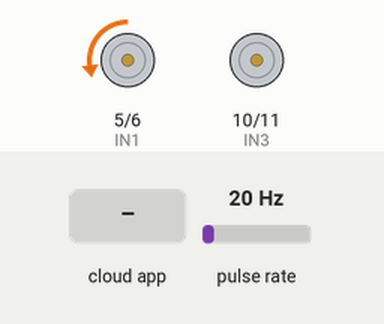
A sketch run on a simulated Arduino Uno, built with avr-gcc and run on an emulated ATmega328P. Shown: motor-driver pin pairs drawn as motors (green arrow = first pin HIGH = forward, orange = second pin HIGH = backward, longer = more drive, scaled by the enable pin). Wiring (inferred from the names in the program): pulse sensor: data pin 2. The inputs (shaded band) are chosen by the test bench; at power-on: pulse rate 20 Hz. The ROS host is connected and sends only what is stated.

Above: at 1.25 s.
1.3 s: pulse rate (sensor on pin 2) set to 50 Hz
4.3 s: the phone or cloud app sets linear.x to -100
7.3 s: pulse rate (sensor on pin 2) set to 4 Hz
At 7.48 s:
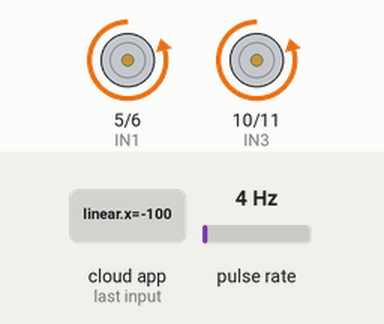
10.3 s: the phone or cloud app sets angular.z to 100
At 10.7 s:
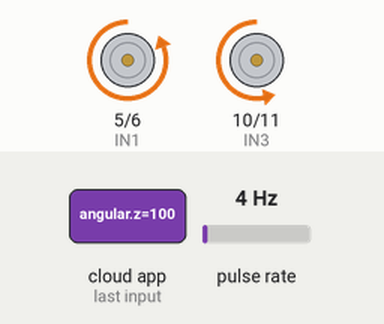
11.8 s: the phone or cloud app sets linear.x to 0
At 12.9 s:
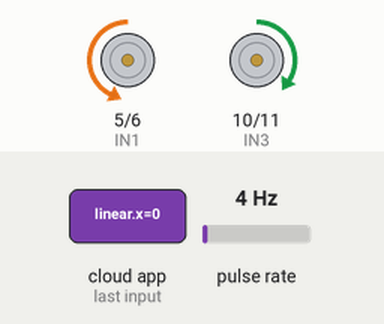
14.8 s: the phone or cloud app sets angular.z to -100
At 15.3 s:
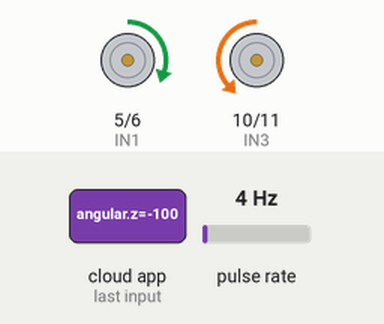
Timing chart, 0 to 18.8 s (numbered marks = the images above; inputs shaded):
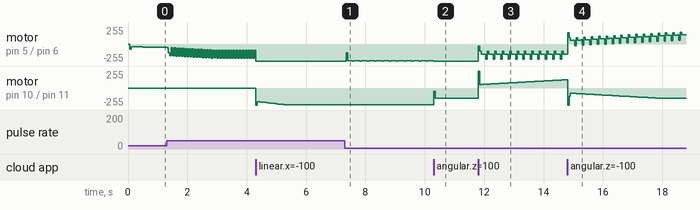

Measured:
- after the input at 7.3 s, motor on pin 5 (IN1) / pin 6 (IN2): backward 255/255 → backward 130/255 after 0.06 s, then moves between backward 255/255 and backward 130/255, repeating every 0.25 s
- after the input at 10.3 s, motor on pin 5 (IN1) / pin 6 (IN2): goes on until 10.3 s, then stays backward 255/255; motor on pin 10 (IN3) / pin 11 (IN4): backward 250/255 → backward 150/255 at once
- after the input at 11.8 s, motor on pin 5 (IN1) / pin 6 (IN2): backward 255/255 → backward 30/255 at once, then repeats every 0.25 s: backward 110/255 0.05 s, backward 150/255 0.15 s, backward 230/255 0.05 s

The sketch:

pid_motor_control.ino
```cpp
/*
 * Lab 6: PID 제어 구현 (PID Control Implementation)
 *
 * 모터 속도를 PID 제어로 정확하게 유지합니다.
 *
 * 필요 사항:
 * - 모터 인코더
 * - PID 라이브러리 또는 직접 구현
 */

#include <ros.h>
#include <geometry_msgs/Twist.h>
#include <std_msgs/Float32.h>

ros::NodeHandle nh;

// 모터 핀
const int ENA = 3, IN1 = 5, IN2 = 6;
const int ENB = 9, IN3 = 10, IN4 = 11;

// 인코더 핀
const int ENCODER_LEFT_A = 2;
const int ENCODER_RIGHT_A = 18;  // Pin 18 = A4

// PID 상수
float Kp = 2.0;
float Ki = 0.5;
float Kd = 0.1;

// PID 변수 - 왼쪽 모터
float left_target_speed = 0;
float left_current_speed = 0;
float left_error = 0;
float left_last_error = 0;
float left_integral = 0;
float left_derivative = 0;
int left_pwm = 0;

// PID 변수 - 오른쪽 모터
float right_target_speed = 0;
float right_current_speed = 0;
float right_error = 0;
float right_last_error = 0;
float right_integral = 0;
float right_derivative = 0;
int right_pwm = 0;

// 인코더 카운트
volatile long left_encoder_count = 0;
volatile long right_encoder_count = 0;
long last_left_count = 0;
long last_right_count = 0;

// 타이머
unsigned long last_time = 0;
unsigned long last_pub_time = 0;

// 퍼블리셔
std_msgs::Float32 left_speed_msg;
std_msgs::Float32 right_speed_msg;
ros::Publisher pub_left_speed("/motor/left_speed", &left_speed_msg);
ros::Publisher pub_right_speed("/motor/right_speed", &right_speed_msg);

void cmdVelCallback(const geometry_msgs::Twist& msg) {
  float linear = msg.linear.x;
  float angular = msg.angular.z;

  // 목표 속도 설정 (RPM 또는 임의 단위)
  left_target_speed = (linear - angular * 0.5) * 100;
  right_target_speed = (linear + angular * 0.5) * 100;
}

ros::Subscriber<geometry_msgs::Twist> sub("/cmd_vel", &cmdVelCallback);

void setup() {
  // 모터 핀 설정
  pinMode(ENA, OUTPUT);
  pinMode(IN1, OUTPUT);
  pinMode(IN2, OUTPUT);
  pinMode(ENB, OUTPUT);
  pinMode(IN3, OUTPUT);
  pinMode(IN4, OUTPUT);

  // 인코더 설정
  pinMode(ENCODER_LEFT_A, INPUT_PULLUP);
  pinMode(ENCODER_RIGHT_A, INPUT_PULLUP);
  attachInterrupt(digitalPinToInterrupt(ENCODER_LEFT_A), leftEncoderISR, RISING);
  attachInterrupt(digitalPinToInterrupt(ENCODER_RIGHT_A), rightEncoderISR, RISING);

  nh.initNode();
  nh.subscribe(sub);
  nh.advertise(pub_left_speed);
  nh.advertise(pub_right_speed);

  last_time = millis();
  last_pub_time = millis();
}

void loop() {
  unsigned long current_time = millis();
  float dt = (current_time - last_time) / 1000.0;  // 초 단위

  if (dt >= 0.05) {  // 20Hz PID 업데이트
    // 현재 속도 계산 (인코더 변화량 / 시간)
    long left_delta = left_encoder_count - last_left_count;
    long right_delta = right_encoder_count - last_right_count;

    left_current_speed = left_delta / dt;
    right_current_speed = right_delta / dt;

    // 왼쪽 모터 PID 계산
    left_error = left_target_speed - left_current_speed;
    left_integral += left_error * dt;
    left_integral = constrain(left_integral, -100, 100);  // Anti-windup
    left_derivative = (left_error - left_last_error) / dt;

    left_pwm = Kp * left_error + Ki * left_integral + Kd * left_derivative;
    left_pwm = constrain(left_pwm, -255, 255);

    // 오른쪽 모터 PID 계산
    right_error = right_target_speed - right_current_speed;
    right_integral += right_error * dt;
    right_integral = constrain(right_integral, -100, 100);
    right_derivative = (right_error - right_last_error) / dt;

    right_pwm = Kp * right_error + Ki * right_integral + Kd * right_derivative;
    right_pwm = constrain(right_pwm, -255, 255);

    // 모터에 PWM 적용
    setMotor(ENA, IN1, IN2, left_pwm);
    setMotor(ENB, IN3, IN4, right_pwm);

    // 상태 저장
    last_left_count = left_encoder_count;
    last_right_count = right_encoder_count;
    left_last_error = left_error;
    right_last_error = right_error;
    last_time = current_time;
  }

  // 속도 데이터 퍼블리시 (10Hz)
  if (current_time - last_pub_time > 100) {
    left_speed_msg.data = left_current_speed;
    right_speed_msg.data = right_current_speed;
    pub_left_speed.publish(&left_speed_msg);
    pub_right_speed.publish(&right_speed_msg);
    last_pub_time = current_time;
  }

  nh.spinOnce();
}

void setMotor(int en_pin, int in1_pin, int in2_pin, int pwm) {
  if (pwm >= 0) {
    digitalWrite(in1_pin, HIGH);
    digitalWrite(in2_pin, LOW);
    analogWrite(en_pin, pwm);
  } else {
    digitalWrite(in1_pin, LOW);
    digitalWrite(in2_pin, HIGH);
    analogWrite(en_pin, -pwm);
  }
}

void leftEncoderISR() {
  left_encoder_count++;
}

void rightEncoderISR() {
  right_encoder_count++;
}
```
